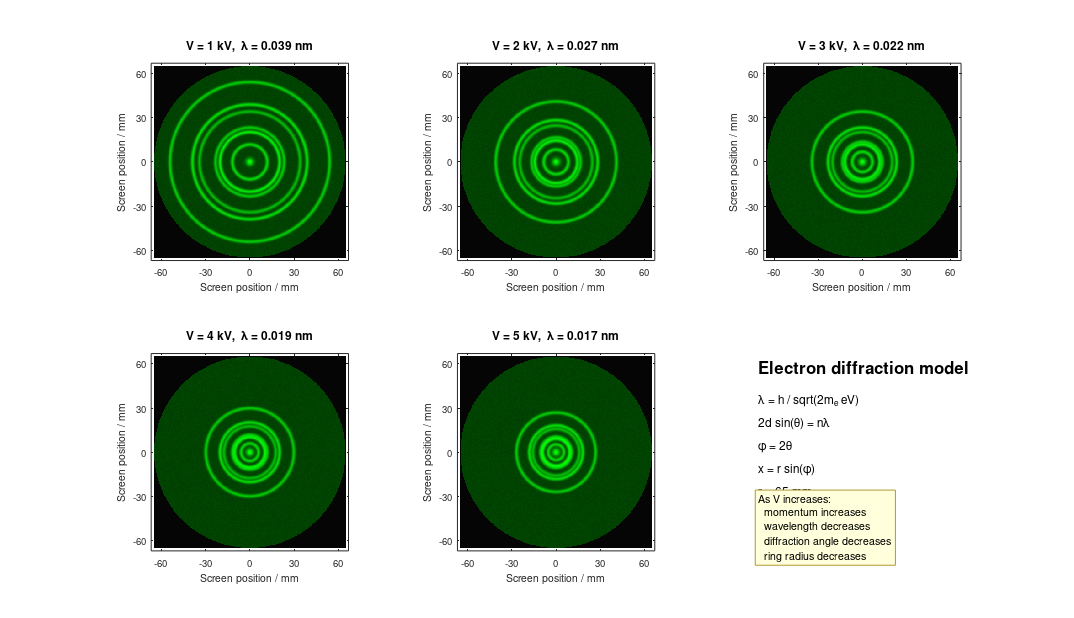
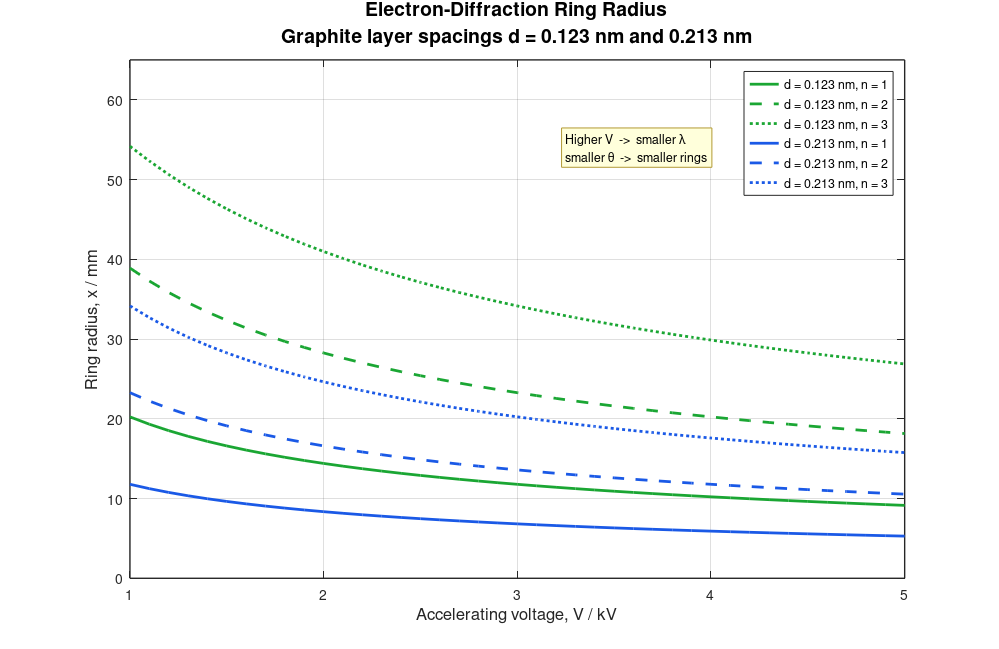
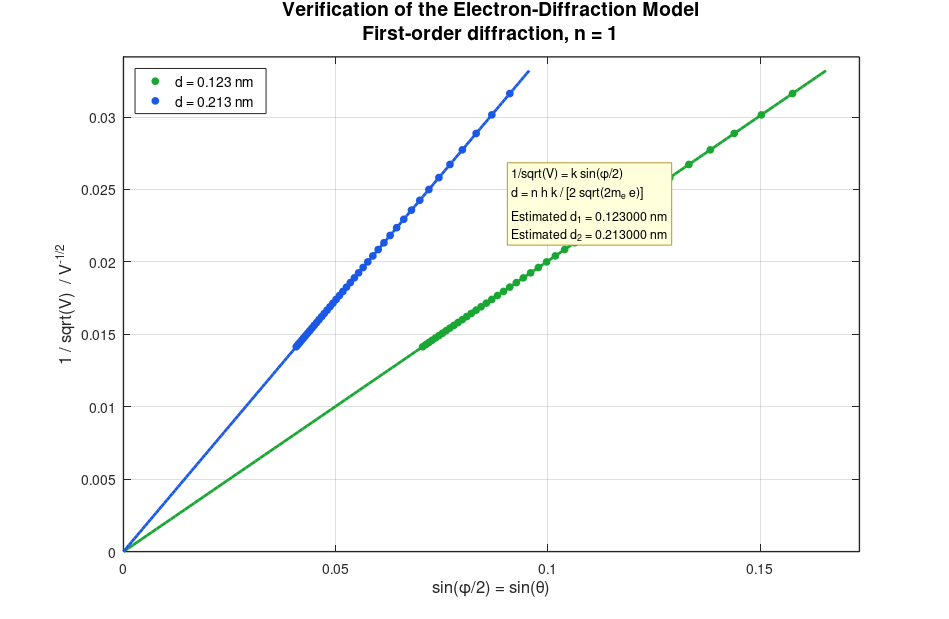

Here is the MATLAB script that generated these plots, in order:
function task6_electron_diffraction()

  % TASK 6: Electron diffraction from graphite, models electron-diffraction rings on a spherical phosphor screen for accelerating voltages from 1 kV to 5 kV.
  % Definitions:
  %   theta = Bragg angle
  %   phi   = total scattering angle = 2*theta
  %   x     = ring radius on the screen
  % Physics:
  %   lambda = h/sqrt(2*m_e*e*V)
  %   2*d*sin(theta) = n*lambda
  %   phi = 2*theta
  %   x = r*sin(phi)
  % Verification graph:
  %   1/sqrt(V) against sin(phi/2) = sin(theta)

  close all;
  clc;

  savedir = 'C:/Users/Marc/OneDrive/Desktop/BPhO Computational Physics Competition/Competition Solutions';

  if ~exist(savedir, 'dir')
    mkdir(savedir);
  endif

  % Constants
  h = 6.62607015e-34;       % Planck constant / J s
  m_e = 9.1093837015e-31;  % Electron mass / kg
  e = 1.602176634e-19;     % Elementary charge / C
  c = 2.99792458e8;        % Speed of light / m s^-1

  screen_radius = 65e-3;   % Spherical phosphor-screen radius / m
  d_nm = [0.123, 0.213];   % Graphite layer spacings / nm
  d = d_nm * 1e-9;         % Convert to metres
  d_names = {'d = 0.123 nm', 'd = 0.213 nm'};

  orders = 1:3;
  V_kV = linspace(1, 5, 41);
  V = V_kV * 1e3;

  % Non-relativistic de Broglie wavelength.
  lambda = h ./ sqrt(2 * m_e * e .* V);

  % Optional relativistic comparison for the command-window output.
  lambda_rel = h ./ sqrt(2 * m_e * e .* V .* (1 + e .* V ./ (2 * m_e * c^2)));

  % Arrays: voltage index, spacing index, diffraction order.
  theta = NaN(length(V), length(d), length(orders));
  phi = NaN(size(theta));
  ring_radius = NaN(size(theta));

  for j = 1:length(d)
    for q = 1:length(orders)
      n = orders(q);
      bragg_argument = n .* lambda ./ (2 * d(j));
      valid = bragg_argument <= 1;

      theta(valid, j, q) = asin(bragg_argument(valid));
      phi(valid, j, q) = 2 .* theta(valid, j, q);

      ring_radius(valid, j, q) = screen_radius .* sin(phi(valid, j, q));
    endfor
  endfor

  % FIGURE 1: SIMULATED PHOSPHOR SCREENS

  display_voltages_kV = 1:5;

  fig1 = figure('Name', 'Task 6 - Simulated Electron Diffraction Rings', 'NumberTitle', 'off', 'Color', [1 1 1], 'Position', [35 70 1250 720]);

  for panel = 1:5
    subplot(2, 3, panel);

    V_now = display_voltages_kV(panel) * 1e3;
    lambda_now = h / sqrt(2 * m_e * e * V_now);

    [screen_rgb, ring_table] = make_diffraction_screen(V_now, lambda_now, d, d_nm, orders, screen_radius);

    image(linspace(-65, 65, size(screen_rgb, 2)), linspace(-65, 65, size(screen_rgb, 1)), screen_rgb);

    axis image;
    axis xy;
    xlim([-67 67]);
    ylim([-67 67]);

    set(gca, 'XTick', [-60 -30 0 30 60], 'YTick', [-60 -30 0 30 60], 'FontSize', 8);

    xlabel('Screen position / mm');
    ylabel('Screen position / mm');

    title(sprintf('V = %.0f kV,  \\lambda = %.3f nm', V_now / 1e3, lambda_now * 1e9), 'FontSize', 10, 'FontWeight', 'bold');
  endfor

  % Sixth panel: compact explanation that stays inside its subplot.
  subplot(2, 3, 6);
  axis([0 1 0 1]);
  axis off;

  text(0.03, 0.93, 'Electron diffraction model', 'FontSize', 14, 'FontWeight', 'bold');

  equation_text = sprintf(['\\lambda = h / sqrt(2m_e eV)\n\n', '2d sin(\\theta) = n\\lambda\n\n', '\\phi = 2\\theta\n\n', 'x = r sin(\\phi)\n\n', 'r = 65 mm\n', 'd = 0.123 nm, 0.213 nm']);

  text(0.03, 0.80, equation_text, 'FontSize', 10, 'VerticalAlignment', 'top');

  explanation_text = sprintf(['As V increases:\n', '  momentum increases\n', '  wavelength decreases\n', '  diffraction angle decreases\n', '  ring radius decreases']);

  text(0.03, 0.29, explanation_text, 'FontSize', 9, 'VerticalAlignment', 'top', 'BackgroundColor', [1.00 1.00 0.86], 'EdgeColor', [0.70 0.60 0.20]);

  set(fig1, 'PaperPositionMode', 'auto');
  drawnow();
  print(fig1, fullfile(savedir, 'electron_diffraction_screens.png'), '-dpng', '-r250');

  % FIGURE 2: RING RADIUS AGAINST ACCELERATING VOLTAGE

  fig2 = figure('Name', 'Task 6 - Ring Radius vs Accelerating Voltage', 'NumberTitle', 'off', 'Color', [1 1 1], 'Position', [90 90 1000 650]);

  hold on;

  spacing_colours = [0.10 0.65 0.20;
                     0.10 0.35 0.90];

  order_styles = {'-', '--', ':'};
  legend_handles = [];
  legend_labels = {};

  for j = 1:length(d)
    for q = 1:length(orders)
      handle = plot(V_kV, ring_radius(:, j, q) * 1e3, 'Color', spacing_colours(j, :), 'LineStyle', order_styles{q}, 'LineWidth', 2);

      legend_handles(end + 1) = handle;
      legend_labels{end + 1} = sprintf('%s, n = %d', d_names{j}, orders(q));
    endfor
  endfor

  xlabel('Accelerating voltage, V / kV', 'FontSize', 12);
  ylabel('Ring radius, x / mm', 'FontSize', 12);

  title({'Electron-Diffraction Ring Radius', 'Graphite layer spacings d = 0.123 nm and 0.213 nm'}, 'FontSize', 14, 'FontWeight', 'bold');

  grid on;
  box on;
  xlim([1 5]);
  ylim([0 65]);

  set(gca, 'FontSize', 10, 'LineWidth', 1);

  legend(legend_handles, legend_labels, 'Location', 'northeast', 'FontSize', 9);

  radius_note = sprintf(['Higher V  ->  smaller \\lambda\n', 'smaller \\theta  ->  smaller rings']);

  text(3.25, 54, radius_note, 'FontSize', 9, 'BackgroundColor', [1.00 1.00 0.86], 'EdgeColor', [0.70 0.60 0.20]);

  set(fig2, 'PaperPositionMode', 'auto');
  drawnow();
  print(fig2, fullfile(savedir, 'electron_diffraction_radius_vs_voltage.png'), '-dpng', '-r300');

  % FIGURE 3: STRAIGHT-LINE VERIFICATION

  % sin(theta) = n*h/[2*d*sqrt(2*m_e*e)] * 1/sqrt(V)
  %
  % Therefore:
  % 1/sqrt(V) = gradient * sin(theta)
  %
  % gradient = 2*d*sqrt(2*m_e*e)/(n*h)

  fig3 = figure('Name', 'Task 6 - Straight-Line Verification', 'NumberTitle', 'off', 'Color', [1 1 1], 'Position', [140 120 950 620]);

  hold on;

  n_check = 1;
  fit_results = zeros(length(d), 3);

  max_x_value = 0;

  for j = 1:length(d)
    sin_half_phi = n_check .* lambda ./ (2 * d(j));
    inverse_root_V = 1 ./ sqrt(V);

    fit_coefficients = polyfit(sin_half_phi, inverse_root_V, 1);
    gradient = fit_coefficients(1);
    intercept = fit_coefficients(2);

    d_estimate = gradient * n_check * h / (2 * sqrt(2 * m_e * e));

    fit_results(j, :) = [gradient, intercept, d_estimate];

    plot(sin_half_phi, inverse_root_V, 'o', 'Color', spacing_colours(j, :), 'MarkerFaceColor', spacing_colours(j, :), 'MarkerSize', 5);

    x_fit = linspace(0, max(sin_half_phi) * 1.05, 150);

    plot(x_fit, polyval(fit_coefficients, x_fit), '-', 'Color', spacing_colours(j, :), 'LineWidth', 2, 'HandleVisibility', 'off');

    max_x_value = max(max_x_value, max(sin_half_phi));
  endfor

  xlabel('sin(\phi/2) = sin(\theta)', 'FontSize', 12);
  ylabel('1 / sqrt(V)  / V^{-1/2}', 'FontSize', 12);

  title({'Verification of the Electron-Diffraction Model', 'First-order diffraction, n = 1'}, 'FontSize', 14, 'FontWeight', 'bold');

  grid on;
  box on;
  set(gca, 'FontSize', 10, 'LineWidth', 1);

  xlim([0, 1.10 * max_x_value]);
  ylim([0, 1.08 * max(1 ./ sqrt(V))]);

  legend(d_names, 'Location', 'northwest', 'FontSize', 10);

  verification_text = sprintf(['1/sqrt(V) = k sin(\\phi/2)\n', 'd = n h k / [2 sqrt(2m_e e)]\n\n', 'Estimated d_1 = %.6f nm\n', 'Estimated d_2 = %.6f nm'], fit_results(1, 3) * 1e9, fit_results(2, 3) * 1e9);

  text(0.58 * max_x_value, 0.024, verification_text, 'FontSize', 9, 'BackgroundColor', [1.00 1.00 0.86], 'EdgeColor', [0.70 0.60 0.20]);

  set(fig3, 'PaperPositionMode', 'auto');
  drawnow();
  print(fig3, fullfile(savedir, 'electron_diffraction_linear_check.png'), '-dpng', '-r300');

  % COMMAND-WINDOW OUTPUT

  fprintf('\nTASK 6: ELECTRON DIFFRACTION\n');
  fprintf('---------------------------------------------------------------\n');
  fprintf('Voltage/kV   wavelength/nm   d/nm   order   ring radius/mm\n');

  output_voltages_kV = 1:5;

  for a = 1:length(output_voltages_kV)
    V_now = output_voltages_kV(a) * 1e3;
    lambda_now = h / sqrt(2 * m_e * e * V_now);

    for j = 1:length(d)
      for q = 1:length(orders)
        n = orders(q);
        argument = n * lambda_now / (2 * d(j));

        if argument <= 1
          theta_now = asin(argument);
          phi_now = 2 * theta_now;
          radius_now = screen_radius * sin(phi_now);

          fprintf('%7.1f      %10.5f     %5.3f     %d       %10.3f\n', V_now / 1e3, lambda_now * 1e9, d_nm(j), n, radius_now * 1e3);
        endif
      endfor
    endfor
  endfor

  fprintf('\nStraight-line estimates from first-order diffraction:\n');
  fprintf('Input d/nm    fitted gradient       estimated d/nm\n');

  for j = 1:length(d)
    fprintf('%8.3f      %12.6e        %10.6f\n', d_nm(j), fit_results(j, 1), fit_results(j, 3) * 1e9);
  endfor

  correction_percent = 100 * max(abs(lambda_rel - lambda) ./ lambda);

  fprintf('\nMaximum relativistic wavelength correction from 1-5 kV: %.4f %%\n', correction_percent);

  % CSV EXPORT

  filename = fullfile(savedir, 'electron_diffraction_data.csv');
  fid = fopen(filename, 'w');

  if fid == -1
    error('Could not open CSV file for writing: %s', filename);
  endif

  fprintf(fid, ['voltage_kV,wavelength_nm,spacing_nm,order,', 'bragg_angle_deg,scattering_angle_deg,ring_radius_mm\n']);

  for a = 1:length(V)
    for j = 1:length(d)
      for q = 1:length(orders)
        if !isnan(ring_radius(a, j, q))
          fprintf(fid, '%.6f,%.8f,%.6f,%d,%.8f,%.8f,%.8f\n', V_kV(a), lambda(a) * 1e9, d_nm(j), orders(q), theta(a, j, q) * 180 / pi, phi(a, j, q) * 180 / pi, ring_radius(a, j, q) * 1e3);
        endif
      endfor
    endfor
  endfor

  fclose(fid);

  fprintf('\nSaved outputs:\n');
  fprintf('  electron_diffraction_screens.png\n');
  fprintf('  electron_diffraction_radius_vs_voltage.png\n');
  fprintf('  electron_diffraction_linear_check.png\n');
  fprintf('  electron_diffraction_data.csv\n\n');
endfunction


function [rgb, ring_table] = make_diffraction_screen(V, lambda, d, d_nm, orders, screen_radius)

  % Creates a synthetic green phosphor screen.

  number_of_pixels = 420;
  screen_mm = screen_radius * 1e3;

  axis_mm = linspace(-screen_mm, screen_mm, number_of_pixels);
  [X, Y] = meshgrid(axis_mm, axis_mm);
  rho = sqrt(X.^2 + Y.^2);

  intensity = 0.018 * ones(size(rho));

  % Bright central transmitted beam.
  intensity += 1.25 * exp(-(rho / 2.2).^2);

  ring_table = [];
  ring_width_mm = 0.75;

  for j = 1:length(d)
    for q = 1:length(orders)
      n = orders(q);
      argument = n * lambda / (2 * d(j));

      if argument <= 1
        theta_now = asin(argument);
        phi_now = 2 * theta_now;
        radius_mm = screen_radius * sin(phi_now) * 1e3;

        amplitude = (1.0 - 0.14 * (n - 1)) * (1.0 - 0.17 * (j - 1));

        intensity += amplitude .* exp(-0.5 .* ((rho - radius_mm) ./ ring_width_mm).^2);

        ring_table(end + 1, :) = [d_nm(j), n, radius_mm];
      endif
    endfor
  endfor

  % Subtle deterministic texture.
  rand('seed', round(V));
  intensity += 0.025 .* rand(size(intensity));

  % Circular screen mask.
  mask = rho <= screen_mm;
  intensity = intensity .* mask;
  intensity = intensity ./ max(intensity(:));
  intensity = intensity .^ 0.62;

  rgb = zeros(number_of_pixels, number_of_pixels, 3);
  rgb(:, :, 1) = 0.02 .* intensity;
  rgb(:, :, 2) = 0.18 .* mask + 0.82 .* intensity;
  rgb(:, :, 3) = 0.035 .* intensity;

  outside = !mask;

  for channel = 1:3
    layer = rgb(:, :, channel);
    layer(outside) = 0.02;
    rgb(:, :, channel) = layer;
  endfor
endfunction
